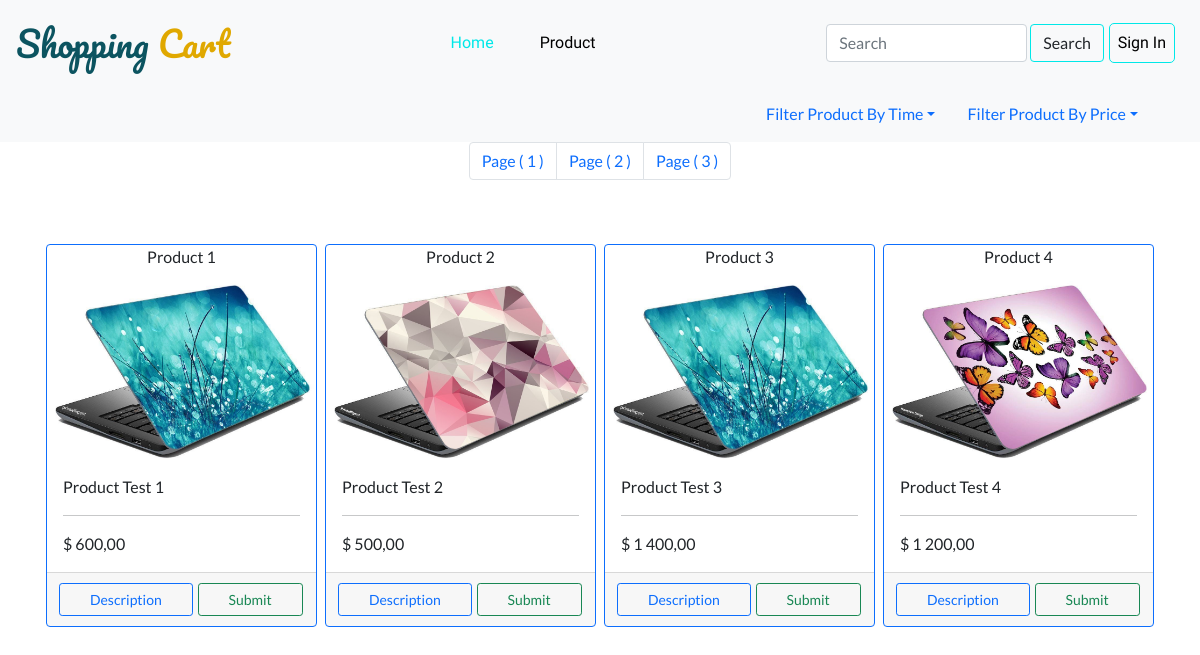
The page /cardItems.php on the database its author committed.
### tables this page shows
CREATE TABLE `products` (
  `id` int(10) UNSIGNED NOT NULL,
  `title` varchar(191) NOT NULL,
  `description` text NOT NULL DEFAULT '',
  `price` int(11) NOT NULL DEFAULT 0,
  `pic` varchar(100) NOT NULL,
  `time` timestamp NULL DEFAULT current_timestamp(),
  `category_id` int(10) UNSIGNED DEFAULT NULL
);

### includes.php (called while the page is built, shortened)
<?php
require_once __DIR__.'/config/database.php';
require_once __DIR__.'/functions/utilities.php';
require_once __DIR__.'/functions/database.php';
require_once __DIR__.'/functions/cart.php';
require_once __DIR__.'/functions/product.php';
require_once __DIR__.'/template/header.php';
require_once __DIR__.'/template/navbar.php';

### functions/utilities.php (called while the page is built, shortened)
<?php
function escape(string $value):string{
    return trim(htmlspecialchars($value, ENT_QUOTES, 'UTF-8'));
}
function isLoggedIn():bool{
  return isset($_COOKIE['token']);
}
function convertToMoney(int $cent):string{
    $money = $cent / 100;
    return "$ " .number_format($money, 2, ",", " ");
}

### functions/database.php (called while the page is built, shortened)
<?php
function getDb(){
    static $db;
    if ($db instanceof PDO){
        return $db;
    }
    $dsn = sprintf('mysql:host=%s;dbname=%s;charset=%s',DB_HOST,DB_DATABASE,DB_CHARSET);
    $options = [
        PDO::ATTR_ERRMODE            => PDO::ERRMODE_EXCEPTION,
        PDO::ATTR_DEFAULT_FETCH_MODE => PDO::FETCH_ASSOC,
    ];
    try {
        $db = new PDO($dsn, DB_USERNAME, DB_PASSWORD,$options);
    } catch (PDOException $e) {
        throw new \PDOException($e->getMessage(), (int)$e->getCode());
    }
    return $db;
}

### action/cart_action.php (called while the page is built, shortened)
<?php
if (isset($_GET)) {
    $results_per_page = 4;
    $sql = "SELECT * FROM products";
    $result = getDb()->query($sql);
    $number_of_result = $result->rowCount();
    $number_of_page = ceil($number_of_result / $results_per_page);
    if (!isset($_GET['page'])) {
        $page = 1;
    } else {
        $page = $_GET['page'];
    }
    $this_page_first_result = ($page - 1) * $results_per_page;
    $sql = "SELECT * FROM products LIMIT " . $this_page_first_result . " , " . $results_per_page;
    $result = getDb()->query($sql);
    $result->execute();
    $products = [];
    while ($row = $result->fetch()) {
        $products[] = $row;
    }
}

### functions/product.php (called while the page is built, shortened)
<?php
function getAllProduct():array{
    $sql = "SELECT * FROM products";
    $result = getDb()->prepare($sql,[PDO::ATTR_CURSOR => PDO::CURSOR_FWDONLY]);
    $result->execute();
    $products = [];
    while($row = $result->fetch()){
        $products[] = $row;
    }
    return $products;
}

### functions/cart.php (called while the page is built, shortened)
<?php
function ifProductExistInCart(int $userId, int $product_id){
    $sql = "SELECT product_id FROM cart WHERE user_id= :UserID AND product_id= :ProductId";
    $statement = getDb()->prepare($sql,[PDO::ATTR_CURSOR => PDO::CURSOR_FWDONLY]);
    $data = [':UserID'=>$userId,':ProductId' => $product_id];
    $statement->execute($data);
    return (int)$statement->fetchColumn();
}

### cardItems.php (the view, shortened to what this page needs)
<?php session_start();
require_once __DIR__.'/includes.php';
require_once __DIR__.'/functions/product.php';
$products = getAllProduct();
require_once __DIR__.'/action/cart_action.php';
require_once __DIR__.'/action/navbar_filter.php';?>
<nav>
    <ul class="pagination justify-content-center">
        <?php
        for ($page=1;$page<=$number_of_page;$page++):;?>
            <li class="page-item">
                <a href='<?=escape($_SERVER['PHP_SELF']);?>?page=<?=escape($page);?>' class="page-link">Page ( <?= $page; ?> )</a>
            </li>
        <?php endfor;?>
    </ul>
</nav>
<div class="container container-fluid mb-5">
    <div class="card-group">
    <?php foreach ($products as $product):;?>
        <div class="col-sm-6 col-md-4 col-lg-3 mt-5">
            <div class="card mx-1 border-primary">
                <div class="card-title text-center"><?= $product['title'];?></div>
                <img class="card-img-top zoom" src="<?= $product['pic'] ? $product['pic'] : "asset/image/2.jpg";?>" alt="Card image cap">
                <div class="card-body">
                    <?= $product['description']; ?><hr> <?= convertToMoney($product['price']); ?>
                </div>
                <div class="card-footer">
                    <form action="<?= escape('description.php') ;?>" method="POST" class="form-inline">
                        <button type="submit" name="submit" class="btn btn-outline-primary mx-3 btn-sm descriptionbtn">Description</button>
                    </form>
                    <form method="POST" action="<?= escape($_SERVER['PHP_SELF']);?>" class="todo">
                        <?php if (ifProductExistInCart($userId, $product['id'])):;?>
                        <button type="submit" name="in_cart" class="btn btn-outline-danger disabled mx-3 btn-sm">In cart</button>
                        <?php else:;?>
                        <button type="submit" name="submit" class="btn btn-outline-success mx-3 btn-sm submitbtn">Submit</button>
                        <?php endif;?>
                    </form>
                </div>
            </div>
        </div>
    <?php endforeach; ?>
</div>
</div>
<?php require_once __DIR__.'/template/footer.php';?>

### template/header.php (shortened to what this page needs)
<!doctype html>
<html lang="en">
<head>
    <link href="https://cdn.jsdelivr.net/npm/bootstrap@5.0.0-beta2/dist/css/bootstrap.min.css" rel="stylesheet">
    <link rel="stylesheet" href="asset/Css/Style.css">
    <link rel="stylesheet" href="https://cdnjs.cloudflare.com/ajax/libs/OwlCarousel2/2.3.4/assets/owl.carousel.min.css">
    <link rel="stylesheet" href="https://cdnjs.cloudflare.com/ajax/libs/OwlCarousel2/2.3.4/assets/owl.theme.default.css">
</head>
<body>

### template/navbar.php (shortened to what this page needs)
<header>
    <nav class="navbar navbar-expand-lg navbar-light bg-light">
        <a class="navbar-brand mx-3" href="index.php" style="color: #0c5460">Shopping <span style="color: #e0a800">Cart</span></a>
        <div class="collapse navbar-collapse" id="navbarMenu">
            <ul class="navbar-nav mr-auto">
                <li class="navbar-item active">
                    <a href="index.php" class="nav-link" id="nav-link">Home</a>
                </li>
                <li class="navbar-item">
                    <a href="cardItems.php" class="nav-link">Product</a>
                </li>
                <?php if(!isLoggedIn()):?>
                <li class="navbar-item">
                    <a class="nav-link menu-right-btn signIn" href="login.php">Sign In</a>
                </li>
                <?php else:?>
                <li class="navbar-item">
                    <a class="nav-link menu-right-btn" href="logout.php">Logout</a>
                </li>
                <?php endif;?>
            </ul>
            <form  method="POST" action="search.php" class="form-inline d-flex my-2 my-lg-0">
                <input class="form-control search-bar" name="search" type="search" placeholder="Search">
                <button class="btn btn-search mr-2 pr-5 submitSearch" name="submitSearch" type="submit">Search</button>
            </form>
        </div>
    </nav>
</header>

### action/navbar_filter.php (shortened to what this page needs)
<nav class="navbar navbar-light bg-light px-3">
    <ul class="nav nav-pills">
        <li class="nav-item dropdown">
            <a class="nav-link dropdown-toggle" data-bs-toggle="dropdown" href="#" role="button" aria-expanded="false">Filter Product By Time</a>
        </li>
        <li class="nav-item dropdown">
            <a class="nav-link dropdown-toggle" data-bs-toggle="dropdown" href="#" role="button" aria-expanded="false">Filter Product By Price</a>
        </li>
    </ul>
</nav>

### template/footer.php (shortened to what this page needs)
</body>
</html>

### asset/Css/Style.css (style rules this page uses)
body { padding: 0%; margin: 0%; font-family: 'Lato'; }
.navbar-brand { font-family: 'Pacifico'; font-size: 35px; color: lightcoral; !important; }
.navbar-nav .navbar-item .nav-link { font-size: 16px; margin: 15px; color: #000000; !important; font-family: 'Roboto Condensed'; }
.navbar-nav .navbar-item #nav-link { color: #00E8E8;!important; }
#navbarMenu { padding-right: 400px; }
.menu-right-btn { padding: 7px 30px; background-color: transparent; transition: all 600ms ease-in; border-radius: 5px; position: absolute; border: 1px solid #00E8E8; right: 10px; bottom: 8px; margin-left: 25%; }
.form-inline .btn-search { background-color: transparent; border: 1px solid #00E8E8; margin-left: 1%; transition: all 600ms ease-in; }
.form-inline { position: absolute; right: 60px; }
.d-flex { margin-top: 2%; margin-right: 3%; }
@media screen and (max-width: 1396px) { .form-inline .descriptionbtn { position: relative; left: 20px; } }
.card-footer .btn { padding: 5px 30px; margin: 2px; }
.card-footer .form-inline { margin-right: 25%; }
.card-footer form { margin-left: 50%; }
.navbar .dropdown { right: 30px }

### rows shown on the page
products: title "Product 1", pic (picture), description "Product Test 1", price "$ 600,00"
products: title "Product 2", pic (picture), description "Product Test 2", price "$ 500,00"
products: title "Product 3", pic (picture), description "Product Test 3", price "$ 1 400,00"
products: title "Product 4", pic (picture), description "Product Test 4", price "$ 1 200,00"
